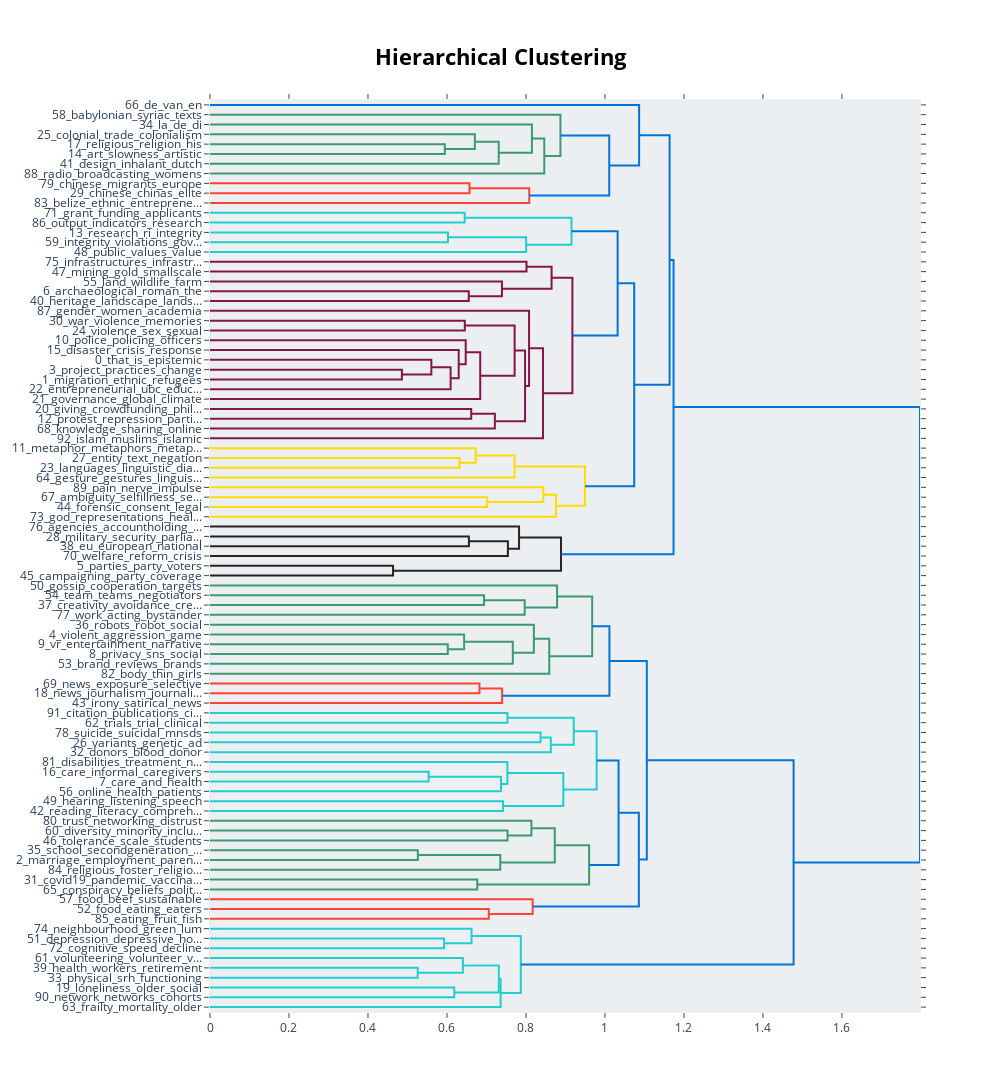

Notebook code cell kept with this figure:
### Code cell
#hierarchy
topic_model.visualize_hierarchy()

### Figure 1 — Plotly figure (JSON) as saved in the notebook; plotly's stock layout.template omitted (floating-point values rounded to 4 significant figures)
{"data": [{"hoverinfo": "text", "marker": {"color": "rgb(61,153,112)"}, "mode": "lines", "type": "scatter", "x": [0, 0.5946, 0.5946, 0], "xaxis": "x", "y": [-45, -45, -55, -55], "yaxis": "y"}, {"hoverinfo": "text", "marker": {"color": "rgb(61,153,112)"}, "mode": "lines", "type": "scatter", "x": [0, 0.6705, 0.6705, 0.5946], "xaxis": "x", "y": [-35, -35, -50, -50], "yaxis": "y"}, {"hoverinfo": "text", "marker": {"color": "rgb(61,153,112)"}, "mode": "lines", "type": "scatter", "x": [0.6705, 0.731, 0.731, 0], "xaxis": "x", "y": [-42.5, -42.5, -65, -65], "yaxis": "y"}, {"hoverinfo": "text", "marker": {"color": "rgb(61,153,112)"}, "mode": "lines", "type": "scatter", "x": [0, 0.8151, 0.8151, 0.731], "xaxis": "x", "y": [-25, -25, -53.75, -53.75], "yaxis": "y"}, {"hoverinfo": "text", "marker": {"color": "rgb(61,153,112)"}, "mode": "lines", "type": "scatter", "x": [0.8151, 0.8463, 0.8463, 0], "xaxis": "x", "y": [-39.38, -39.38, -75, -75], "yaxis": "y"}, {"hoverinfo": "text", "marker": {"color": "rgb(61,153,112)"}, "mode": "lines", "type": "scatter", "x": [0, 0.8873, 0.8873, 0.8463], "xaxis": "x", "y": [-15, -15, -57.19, -57.19], "yaxis": "y"}, {"hoverinfo": "text", "marker": {"color": "rgb(255,65,54)"}, "mode": "lines", "type": "scatter", "x": [0, 0.657, 0.657, 0], "xaxis": "x", "y": [-85, -85, -95, -95], "yaxis": "y"}, {"hoverinfo": "text", "marker": {"color": "rgb(255,65,54)"}, "mode": "lines", "type": "scatter", "x": [0.657, 0.8083, 0.8083, 0], "xaxis": "x", "y": [-90, -90, -105, -105], "yaxis": "y"}, {"hoverinfo": "text", "marker": {"color": "rgb(0,116,217)"}, "mode": "lines", "type": "scatter", "x": [0.8873, 1.011, 1.011, 0.8083], "xaxis": "x", "y": [-36.09, -36.09, -97.5, -97.5], "yaxis": "y"}, {"hoverinfo": "text", "marker": {"color": "rgb(0,116,217)"}, "mode": "lines", "type": "scatter", "x": [0, 1.086, 1.086, 1.011], "xaxis": "x", "y": [-5, -5, -66.8, -66.8], "yaxis": "y"}, {"hoverinfo": "text", "marker": {"color": "rgb(35,205,205)"}, "mode": "lines", "type": "scatter", "x": [0, 0.6448, 0.6448, 0], "xaxis": "x", "y": [-115, -115, -125, -125], "yaxis": "y"}, {"hoverinfo": "text", "marker": {"color": "rgb(35,205,205)"}, "mode": "lines", "type": "scatter", "x": [0, 0.6025, 0.6025, 0], "xaxis": "x", "y": [-135, -135, -145, -145], "yaxis": "y"}, {"hoverinfo": "text", "marker": {"color": "rgb(35,205,205)"}, "mode": "lines", "type": "scatter", "x": [0.6025, 0.8004, 0.8004, 0], "xaxis": "x", "y": [-140, -140, -155, -155], "yaxis": "y"}, {"hoverinfo": "text", "marker": {"color": "rgb(35,205,205)"}, "mode": "lines", "type": "scatter", "x": [0.6448, 0.9153, 0.9153, 0.8004], "xaxis": "x", "y": [-120, -120, -147.5, -147.5], "yaxis": "y"}, {"hoverinfo": "text", "marker": {"color": "rgb(133,20,75)"}, "mode": "lines", "type": "scatter", "x": [0, 0.8013, 0.8013, 0], "xaxis": "x", "y": [-165, -165, -175, -175], "yaxis": "y"}, {"hoverinfo": "text", "marker": {"color": "rgb(133,20,75)"}, "mode": "lines", "type": "scatter", "x": [0, 0.6551, 0.6551, 0], "xaxis": "x", "y": [-195, -195, -205, -205], "yaxis": "y"}, {"hoverinfo": "text", "marker": {"color": "rgb(133,20,75)"}, "mode": "lines", "type": "scatter", "x": [0, 0.7392, 0.7392, 0.6551], "xaxis": "x", "y": [-185, -185, -200, -200], "yaxis": "y"}, {"hoverinfo": "text", "marker": {"color": "rgb(133,20,75)"}, "mode": "lines", "type": "scatter", "x": [0.8013, 0.8648, 0.8648, 0.7392], "xaxis": "x", "y": [-170, -170, -192.5, -192.5], "yaxis": "y"}, {"hoverinfo": "text", "marker": {"color": "rgb(133,20,75)"}, "mode": "lines", "type": "scatter", "x": [0, 0.6452, 0.6452, 0], "xaxis": "x", "y": [-225, -225, -235, -235], "yaxis": "y"}, {"hoverinfo": "text", "marker": {"color": "rgb(133,20,75)"}, "mode": "lines", "type": "scatter", "x": [0, 0.4858, 0.4858, 0], "xaxis": "x", "y": [-275, -275, -285, -285], "yaxis": "y"}, {"hoverinfo": "text", "marker": {"color": "rgb(133,20,75)"}, "mode": "lines", "type": "scatter", "x": [0, 0.5604, 0.5604, 0.4858], "xaxis": "x", "y": [-265, -265, -280, -280], "yaxis": "y"}, {"hoverinfo": "text", "marker": {"color": "rgb(133,20,75)"}, "mode": "lines", "type": "scatter", "x": [0.5604, 0.6092, 0.6092, 0], "xaxis": "x", "y": [-272.5, -272.5, -295, -295], "yaxis": "y"}, {"hoverinfo": "text", "marker": {"color": "rgb(133,20,75)"}, "mode": "lines", "type": "scatter", "x": [0, 0.6297, 0.6297, 0.6092], "xaxis": "x", "y": [-255, -255, -283.8, -283.8], "yaxis": "y"}, {"hoverinfo": "text", "marker": {"color": "rgb(133,20,75)"}, "mode": "lines", "type": "scatter", "x": [0, 0.6474, 0.6474, 0.6297], "xaxis": "x", "y": [-245, -245, -269.4, -269.4], "yaxis": "y"}, {"hoverinfo": "text", "marker": {"color": "rgb(133,20,75)"}, "mode": "lines", "type": "scatter", "x": [0.6474, 0.6842, 0.6842, 0], "xaxis": "x", "y": [-257.2, -257.2, -305, -305], "yaxis": "y"}, {"hoverinfo": "text", "marker": {"color": "rgb(133,20,75)"}, "mode": "lines", "type": "scatter", "x": [0.6452, 0.7712, 0.7712, 0.6842], "xaxis": "x", "y": [-230, -230, -281.1, -281.1], "yaxis": "y"}, {"hoverinfo": "text", "marker": {"color": "rgb(133,20,75)"}, "mode": "lines", "type": "scatter", "x": [0, 0.6614, 0.6614, 0], "xaxis": "x", "y": [-315, -315, -325, -325], "yaxis": "y"}, {"hoverinfo": "text", "marker": {"color": "rgb(133,20,75)"}, "mode": "lines", "type": "scatter", "x": [0.6614, 0.7212, 0.7212, 0], "xaxis": "x", "y": [-320, -320, -335, -335], "yaxis": "y"}, {"hoverinfo": "text", "marker": {"color": "rgb(133,20,75)"}, "mode": "lines", "type": "scatter", "x": [0.7712, 0.7977, 0.7977, 0.7212], "xaxis": "x", "y": [-255.5, -255.5, -327.5, -327.5], "yaxis": "y"}, {"hoverinfo": "text", "marker": {"color": "rgb(133,20,75)"}, "mode": "lines", "type": "scatter", "x": [0, 0.8078, 0.8078, 0.7977], "xaxis": "x", "y": [-215, -215, -291.5, -291.5], "yaxis": "y"}, {"hoverinfo": "text", "marker": {"color": "rgb(133,20,75)"}, "mode": "lines", "type": "scatter", "x": [0.8078, 0.8431, 0.8431, 0], "xaxis": "x", "y": [-253.3, -253.3, -345, -345], "yaxis": "y"}, {"hoverinfo": "text", "marker": {"color": "rgb(133,20,75)"}, "mode": "lines", "type": "scatter", "x": [0.8648, 0.9175, 0.9175, 0.8431], "xaxis": "x", "y": [-181.2, -181.2, -299.1, -299.1], "yaxis": "y"}, {"hoverinfo": "text", "marker": {"color": "rgb(0,116,217)"}, "mode": "lines", "type": "scatter", "x": [0.9153, 1.032, 1.032, 0.9175], "xaxis": "x", "y": [-133.8, -133.8, -240.2, -240.2], "yaxis": "y"}, {"hoverinfo": "text", "marker": {"color": "rgb(255,220,0)"}, "mode": "lines", "type": "scatter", "x": [0, 0.6318, 0.6318, 0], "xaxis": "x", "y": [-365, -365, -375, -375], "yaxis": "y"}, {"hoverinfo": "text", "marker": {"color": "rgb(255,220,0)"}, "mode": "lines", "type": "scatter", "x": [0, 0.6729, 0.6729, 0.6318], "xaxis": "x", "y": [-355, -355, -370, -370], "yaxis": "y"}, {"hoverinfo": "text", "marker": {"color": "rgb(255,220,0)"}, "mode": "lines", "type": "scatter", "x": [0.6729, 0.7712, 0.7712, 0], "xaxis": "x", "y": [-362.5, -362.5, -385, -385], "yaxis": "y"}, {"hoverinfo": "text", "marker": {"color": "rgb(255,220,0)"}, "mode": "lines", "type": "scatter", "x": [0, 0.7019, 0.7019, 0], "xaxis": "x", "y": [-405, -405, -415, -415], "yaxis": "y"}, {"hoverinfo": "text", "marker": {"color": "rgb(255,220,0)"}, "mode": "lines", "type": "scatter", "x": [0, 0.8439, 0.8439, 0.7019], "xaxis": "x", "y": [-395, -395, -410, -410], "yaxis": "y"}, {"hoverinfo": "text", "marker": {"color": "rgb(255,220,0)"}, "mode": "lines", "type": "scatter", "x": [0.8439, 0.8761, 0.8761, 0], "xaxis": "x", "y": [-402.5, -402.5, -425, -425], "yaxis": "y"}, {"hoverinfo": "text", "marker": {"color": "rgb(255,220,0)"}, "mode": "lines", "type": "scatter", "x": [0.7712, 0.9496, 0.9496, 0.8761], "xaxis": "x", "y": [-373.8, -373.8, -413.8, -413.8], "yaxis": "y"}, {"hoverinfo": "text", "marker": {"color": "rgb(0,116,217)"}, "mode": "lines", "type": "scatter", "x": [1.032, 1.074, 1.074, 0.9496], "xaxis": "x", "y": [-187.0, -187.0, -393.8, -393.8], "yaxis": "y"}, {"hoverinfo": "text", "marker": {"color": "rgb(0,116,217)"}, "mode": "lines", "type": "scatter", "x": [1.086, 1.164, 1.164, 1.074], "xaxis": "x", "y": [-35.9, -35.9, -290.4, -290.4], "yaxis": "y"}, {"hoverinfo": "text", "marker": {"color": "rgb(40,35,35)"}, "mode": "lines", "type": "scatter", "x": [0, 0.6555, 0.6555, 0], "xaxis": "x", "y": [-445, -445, -455, -455], "yaxis": "y"}, {"hoverinfo": "text", "marker": {"color": "rgb(40,35,35)"}, "mode": "lines", "type": "scatter", "x": [0.6555, 0.7542, 0.7542, 0], "xaxis": "x", "y": [-450, -450, -465, -465], "yaxis": "y"}, {"hoverinfo": "text", "marker": {"color": "rgb(40,35,35)"}, "mode": "lines", "type": "scatter", "x": [0, 0.7825, 0.7825, 0.7542], "xaxis": "x", "y": [-435, -435, -457.5, -457.5], "yaxis": "y"}, {"hoverinfo": "text", "marker": {"color": "rgb(40,35,35)"}, "mode": "lines", "type": "scatter", "x": [0, 0.4635, 0.4635, 0], "xaxis": "x", "y": [-475, -475, -485, -485], "yaxis": "y"}, {"hoverinfo": "text", "marker": {"color": "rgb(40,35,35)"}, "mode": "lines", "type": "scatter", "x": [0.7825, 0.8887, 0.8887, 0.4635], "xaxis": "x", "y": [-446.2, -446.2, -480, -480], "yaxis": "y"}, {"hoverinfo": "text", "marker": {"color": "rgb(0,116,217)"}, "mode": "lines", "type": "scatter", "x": [1.164, 1.174, 1.174, 0.8887], "xaxis": "x", "y": [-163.1, -163.1, -463.1, -463.1], "yaxis": "y"}, {"hoverinfo": "text", "marker": {"color": "rgb(61,153,112)"}, "mode": "lines", "type": "scatter", "x": [0, 0.6938, 0.6938, 0], "xaxis": "x", "y": [-505, -505, -515, -515], "yaxis": "y"}, {"hoverinfo": "text", "marker": {"color": "rgb(61,153,112)"}, "mode": "lines", "type": "scatter", "x": [0.6938, 0.7968, 0.7968, 0], "xaxis": "x", "y": [-510, -510, -525, -525], "yaxis": "y"}, {"hoverinfo": "text", "marker": {"color": "rgb(61,153,112)"}, "mode": "lines", "type": "scatter", "x": [0, 0.8788, 0.8788, 0.7968], "xaxis": "x", "y": [-495, -495, -517.5, -517.5], "yaxis": "y"}, {"hoverinfo": "text", "marker": {"color": "rgb(61,153,112)"}, "mode": "lines", "type": "scatter", "x": [0, 0.602, 0.602, 0], "xaxis": "x", "y": [-555, -555, -565, -565], "yaxis": "y"}, {"hoverinfo": "text", "marker": {"color": "rgb(61,153,112)"}, "mode": "lines", "type": "scatter", "x": [0, 0.6435, 0.6435, 0.602], "xaxis": "x", "y": [-545, -545, -560, -560], "yaxis": "y"}, {"hoverinfo": "text", "marker": {"color": "rgb(61,153,112)"}, "mode": "lines", "type": "scatter", "x": [0.6435, 0.7667, 0.7667, 0], "xaxis": "x", "y": [-552.5, -552.5, -575, -575], "yaxis": "y"}, {"hoverinfo": "text", "marker": {"color": "rgb(61,153,112)"}, "mode": "lines", "type": "scatter", "x": [0, 0.82, 0.82, 0.7667], "xaxis": "x", "y": [-535, -535, -563.8, -563.8], "yaxis": "y"}, {"hoverinfo": "text", "marker": {"color": "rgb(61,153,112)"}, "mode": "lines", "type": "scatter", "x": [0.82, 0.859, 0.859, 0], "xaxis": "x", "y": [-549.4, -549.4, -585, -585], "yaxis": "y"}, {"hoverinfo": "text", "marker": {"color": "rgb(61,153,112)"}, "mode": "lines", "type": "scatter", "x": [0.8788, 0.9676, 0.9676, 0.859], "xaxis": "x", "y": [-506.2, -506.2, -567.2, -567.2], "yaxis": "y"}, {"hoverinfo": "text", "marker": {"color": "rgb(255,65,54)"}, "mode": "lines", "type": "scatter", "x": [0, 0.6822, 0.6822, 0], "xaxis": "x", "y": [-595, -595, -605, -605], "yaxis": "y"}, {"hoverinfo": "text", "marker": {"color": "rgb(255,65,54)"}, "mode": "lines", "type": "scatter", "x": [0.6822, 0.7396, 0.7396, 0], "xaxis": "x", "y": [-600, -600, -615, -615], "yaxis": "y"}, {"hoverinfo": "text", "marker": {"color": "rgb(0,116,217)"}, "mode": "lines", "type": "scatter", "x": [0.9676, 1.011, 1.011, 0.7396], "xaxis": "x", "y": [-536.7, -536.7, -607.5, -607.5], "yaxis": "y"}, {"hoverinfo": "text", "marker": {"color": "rgb(35,205,205)"}, "mode": "lines", "type": "scatter", "x": [0, 0.7532, 0.7532, 0], "xaxis": "x", "y": [-625, -625, -635, -635], "yaxis": "y"}, {"hoverinfo": "text", "marker": {"color": "rgb(35,205,205)"}, "mode": "lines", "type": "scatter", "x": [0, 0.8369, 0.8369, 0], "xaxis": "x", "y": [-645, -645, -655, -655], "yaxis": "y"}, {"hoverinfo": "text", "marker": {"color": "rgb(35,205,205)"}, "mode": "lines", "type": "scatter", "x": [0.8369, 0.8629, 0.8629, 0], "xaxis": "x", "y": [-650, -650, -665, -665], "yaxis": "y"}, {"hoverinfo": "text", "marker": {"color": "rgb(35,205,205)"}, "mode": "lines", "type": "scatter", "x": [0.7532, 0.9209, 0.9209, 0.8629], "xaxis": "x", "y": [-630, -630, -657.5, -657.5], "yaxis": "y"}, {"hoverinfo": "text", "marker": {"color": "rgb(35,205,205)"}, "mode": "lines", "type": "scatter", "x": [0, 0.5535, 0.5535, 0], "xaxis": "x", "y": [-685, -685, -695, -695], "yaxis": "y"}, {"hoverinfo": "text", "marker": {"color": "rgb(35,205,205)"}, "mode": "lines", "type": "scatter", "x": [0.5535, 0.7368, 0.7368, 0], "xaxis": "x", "y": [-690, -690, -705, -705], "yaxis": "y"}, {"hoverinfo": "text", "marker": {"color": "rgb(35,205,205)"}, "mode": "lines", "type": "scatter", "x": [0, 0.753, 0.753, 0.7368], "xaxis": "x", "y": [-675, -675, -697.5, -697.5], "yaxis": "y"}, {"hoverinfo": "text", "marker": {"color": "rgb(35,205,205)"}, "mode": "lines", "type": "scatter", "x": [0, 0.742, 0.742, 0], "xaxis": "x", "y": [-715, -715, -725, -725], "yaxis": "y"}, {"hoverinfo": "text", "marker": {"color": "rgb(35,205,205)"}, "mode": "lines", "type": "scatter", "x": [0.753, 0.8945, 0.8945, 0.742], "xaxis": "x", "y": [-686.2, -686.2, -720, -720], "yaxis": "y"}, {"hoverinfo": "text", "marker": {"color": "rgb(35,205,205)"}, "mode": "lines", "type": "scatter", "x": [0.9209, 0.979, 0.979, 0.8945], "xaxis": "x", "y": [-643.8, -643.8, -703.1, -703.1], "yaxis": "y"}, {"hoverinfo": "text", "marker": {"color": "rgb(61,153,112)"}, "mode": "lines", "type": "scatter", "x": [0, 0.7533, 0.7533, 0], "xaxis": "x", "y": [-745, -745, -755, -755], "yaxis": "y"}, {"hoverinfo": "text", "marker": {"color": "rgb(61,153,112)"}, "mode": "lines", "type": "scatter", "x": [0, 0.8138, 0.8138, 0.7533], "xaxis": "x", "y": [-735, -735, -750, -750], "yaxis": "y"}, {"hoverinfo": "text", "marker": {"color": "rgb(61,153,112)"}, "mode": "lines", "type": "scatter", "x": [0, 0.5262, 0.5262, 0], "xaxis": "x", "y": [-765, -765, -775, -775], "yaxis": "y"}, {"hoverinfo": "text", "marker": {"color": "rgb(61,153,112)"}, "mode": "lines", "type": "scatter", "x": [0.5262, 0.735, 0.735, 0], "xaxis": "x", "y": [-770, -770, -785, -785], "yaxis": "y"}, {"hoverinfo": "text", "marker": {"color": "rgb(61,153,112)"}, "mode": "lines", "type": "scatter", "x": [0.8138, 0.8729, 0.8729, 0.735], "xaxis": "x", "y": [-742.5, -742.5, -777.5, -777.5], "yaxis": "y"}, {"hoverinfo": "text", "marker": {"color": "rgb(61,153,112)"}, "mode": "lines", "type": "scatter", "x": [0, 0.6767, 0.6767, 0], "xaxis": "x", "y": [-795, -795, -805, -805], "yaxis": "y"}, {"hoverinfo": "text", "marker": {"color": "rgb(61,153,112)"}, "mode": "lines", "type": "scatter", "x": [0.8729, 0.9599, 0.9599, 0.6767], "xaxis": "x", "y": [-760, -760, -800, -800], "yaxis": "y"}, {"hoverinfo": "text", "marker": {"color": "rgb(0,116,217)"}, "mode": "lines", "type": "scatter", "x": [0.979, 1.034, 1.034, 0.9599], "xaxis": "x", "y": [-673.4, -673.4, -780, -780], "yaxis": "y"}, {"hoverinfo": "text", "marker": {"color": "rgb(255,65,54)"}, "mode": "lines", "type": "scatter", "x": [0, 0.7059, 0.7059, 0], "xaxis": "x", "y": [-825, -825, -835, -835], "yaxis": "y"}, {"hoverinfo": "text", "marker": {"color": "rgb(255,65,54)"}, "mode": "lines", "type": "scatter", "x": [0, 0.8169, 0.8169, 0.7059], "xaxis": "x", "y": [-815, -815, -830, -830], "yaxis": "y"}, {"hoverinfo": "text", "marker": {"color": "rgb(0,116,217)"}, "mode": "lines", "type": "scatter", "x": [1.034, 1.086, 1.086, 0.8169], "xaxis": "x", "y": [-726.7, -726.7, -822.5, -822.5], "yaxis": "y"}, {"hoverinfo": "text", "marker": {"color": "rgb(0,116,217)"}, "mode": "lines", "type": "scatter", "x": [1.011, 1.106, 1.106, 1.086], "xaxis": "x", "y": [-572.1, -572.1, -774.6, -774.6], "yaxis": "y"}, {"hoverinfo": "text", "marker": {"color": "rgb(35,205,205)"}, "mode": "lines", "type": "scatter", "x": [0, 0.5927, 0.5927, 0], "xaxis": "x", "y": [-855, -855, -865, -865], "yaxis": "y"}, {"hoverinfo": "text", "marker": {"color": "rgb(35,205,205)"}, "mode": "lines", "type": "scatter", "x": [0, 0.6622, 0.6622, 0.5927], "xaxis": "x", "y": [-845, -845, -860, -860], "yaxis": "y"}, {"hoverinfo": "text", "marker": {"color": "rgb(35,205,205)"}, "mode": "lines", "type": "scatter", "x": [0, 0.5259, 0.5259, 0], "xaxis": "x", "y": [-885, -885, -895, -895], "yaxis": "y"}, {"hoverinfo": "text", "marker": {"color": "rgb(35,205,205)"}, "mode": "lines", "type": "scatter", "x": [0, 0.6403, 0.6403, 0.5259], "xaxis": "x", "y": [-875, -875, -890, -890], "yaxis": "y"}, {"hoverinfo": "text", "marker": {"color": "rgb(35,205,205)"}, "mode": "lines", "type": "scatter", "x": [0, 0.6185, 0.6185, 0], "xaxis": "x", "y": [-905, -905, -915, -915], "yaxis": "y"}, {"hoverinfo": "text", "marker": {"color": "rgb(35,205,205)"}, "mode": "lines", "type": "scatter", "x": [0.6403, 0.7312, 0.7312, 0.6185], "xaxis": "x", "y": [-882.5, -882.5, -910, -910], "yaxis": "y"}, {"hoverinfo": "text", "marker": {"color": "rgb(35,205,205)"}, "mode": "lines", "type": "scatter", "x": [0.7312, 0.7358, 0.7358, 0], "xaxis": "x", "y": [-896.2, -896.2, -925, -925], "yaxis": "y"}, {"hoverinfo": "text", "marker": {"color": "rgb(35,205,205)"}, "mode": "lines", "type": "scatter", "x": [0.6622, 0.787, 0.787, 0.7358], "xaxis": "x", "y": [-852.5, -852.5, -910.6, -910.6], "yaxis": "y"}, {"hoverinfo": "text", "marker": {"color": "rgb(0,116,217)"}, "mode": "lines", "type": "scatter", "x": [1.106, 1.478, 1.478, 0.787], "xaxis": "x", "y": [-673.4, -673.4, -881.6, -881.6], "yaxis": "y"}, {"hoverinfo": "text", "marker": {"color": "rgb(0,116,217)"}, "mode": "lines", "type": "scatter", "x": [1.174, 1.798, 1.798, 1.478], "xaxis": "x", "y": [-313.1, -313.1, -777.5, -777.5], "yaxis": "y"}], "layout": {"autosize": false, "height": 1595, "hoverlabel": {"bgcolor": "white", "font": {"family": "Rockwell", "size": 16}}, "hovermode": "closest", "plot_bgcolor": "#ECEFF1", "showlegend": false, "title": {"font": {"color": "Black", "size": 22}, "text": "<b>Hierarchical Clustering</b>", "x": 0.5, "xanchor": "center", "yanchor": "top"}, "width": 1000, "xaxis": {"mirror": "allticks", "rangemode": "tozero", "showgrid": false, "showline": true, "showticklabels": true, "ticks": "outside", "type": "linear", "zeroline": false}, "yaxis": {"mirror": "allticks", "range": [-930, 0], "rangemode": "tozero", "showgrid": false, "showline": true, "showticklabels": true, "tickmode": "array", "ticks": "outside", "ticktext": ["66_de_van_en", "58_babylonian_syriac_texts", "34_la_de_di", "25_colonial_trade_colonialism", "17_religious_religion_his", "14_art_slowness_artistic", "41_design_inhalant_dutch", "88_radio_broadcasting_womens", "79_chinese_migrants_europe", "29_chinese_chinas_elite", "83_belize_ethnic_entreprene...", "71_grant_funding_applicants", "86_output_indicators_research", "13_research_ri_integrity", "59_integrity_violations_gov...", "48_public_values_value", "75_infrastructures_infrastr...", "47_mining_gold_smallscale", "55_land_wildlife_farm", "6_archaeological_roman_the", "40_heritage_landscape_lands...", "87_gender_women_academia", "30_war_violence_memories", "24_violence_sex_sexual", "10_police_policing_officers", "15_disaster_crisis_response", "0_that_is_epistemic", "3_project_practices_change", "1_migration_ethnic_refugees", "22_entrepreneurial_ubc_educ...", "21_governance_global_climate", "20_giving_crowdfunding_phil...", "12_protest_repression_parti...", "68_knowledge_sharing_online", "92_islam_muslims_islamic", "11_metaphor_metaphors_metap...", "27_entity_text_negation", "23_languages_linguistic_dia...", "64_gesture_gestures_linguis...", "89_pain_nerve_impulse", "67_ambiguity_selfillness_se...", "44_forensic_consent_legal", "73_god_representations_heal...", "76_agencies_accountholding_...", "28_military_security_parlia...", "38_eu_european_national", "70_welfare_reform_crisis", "5_parties_party_voters", "45_campaigning_party_coverage", "50_gossip_cooperation_targets", "54_team_teams_negotiators", "37_creativity_avoidance_cre...", "77_work_acting_bystander", "36_robots_robot_social", "4_violent_aggression_game", "9_vr_entertainment_narrative", "8_privacy_sns_social", "53_brand_reviews_brands", "82_body_thin_girls", "69_news_exposure_selective", "18_news_journalism_journali...", "43_irony_satirical_news", "91_citation_publications_ci...", "62_trials_trial_clinical", "78_suicide_suicidal_mnsds", "26_variants_genetic_ad", "32_donors_blood_donor", "81_disabilities_treatment_n...", "16_care_informal_caregivers", "7_care_and_health", "56_online_health_patients", "49_hearing_listening_speech", "42_reading_literacy_compreh...", "80_trust_networking_distrust", "60_diversity_minority_inclu...", "46_tolerance_scale_students", "35_school_secondgeneration_...", "2_marriage_employment_paren...", "84_religious_foster_religio...", "31_covid19_pandemic_vaccina...", "65_conspiracy_beliefs_polit...", "57_food_beef_sustainable", "52_food_eating_eaters", "85_eating_fruit_fish", "74_neighbourhood_green_lum", "51_depression_depressive_ho...", "72_cognitive_speed_decline", "61_volunteering_volunteer_v...", "39_health_workers_retirement", "33_physical_srh_functioning", "19_loneliness_older_social", "90_network_networks_cohorts", "63_frailty_mortality_older"], "tickvals": [-5, -15, -25, -35, -45, -55, -65, -75, -85, -95, -105, -115, -125, -135, -145, -155, -165, -175, -185, -195, -205, -215, -225, -235, -245, -255, -265, -275, -285, -295, -305, -315, -325, -335, -345, -355, -365, -375, -385, -395, -405, -415, -425, -435, -445, -455, -465, -475, -485, -495, -505, -515, -525, -535, -545, -555, -565, -575, -585, -595, -605, -615, -625, -635, -645, -655, -665, -675, -685, -695, -705, -715, -725, -735, -745, -755, -765, -775, -785, -795, -805, -815, -825, -835, -845, -855, -865, -875, -885, -895, -905, -915, -925], "type": "linear", "zeroline": false}}}
